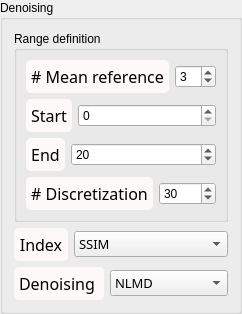
               <widget class="QGroupBox" name="groupBox_4">
                <property name="title">
                 <string>Denoising</string>
                </property>
                <layout class="QVBoxLayout" name="verticalLayout_16">
                 <item>
                  <widget class="QGroupBox" name="groupBox_7">
                   <property name="title">
                    <string>Range definition</string>
                   </property>
                   <layout class="QVBoxLayout" name="verticalLayout_19">
                    <item>
                     <layout class="QHBoxLayout" name="horizontalLayout_13">
                      <item>
                       <widget class="QLabel" name="label_blur_11">
                        <property name="sizePolicy">
                         <sizepolicy hsizetype="Fixed" vsizetype="Preferred">
                          <horstretch>0</horstretch>
                          <verstretch>0</verstretch>
                         </sizepolicy>
                        </property>
                        <property name="font">
                         <font>
                          <family>Noto Sans Cond</family>
                          <pointsize>12</pointsize>
                          <weight>50</weight>
                          <italic>false</italic>
                          <bold>false</bold>
                         </font>
                        </property>
                        <property name="styleSheet">
                         <string notr="true">QLabel {
color: rgb(0, 0, 0);
background-color:	rgb(253, 249, 248);
border-style : outset;
Border-radius : 5px;
border-width : 0px;
border-color : black;
min-width : 5em;
padding : 5px;
font : 12pt &quot;Noto Sans Cond&quot;;
}</string>
                        </property>
                        <property name="text">
                         <string># Mean reference</string>
                        </property>
                        <property name="scaledContents">
                         <bool>false</bool>
                        </property>
                        <property name="alignment">
                         <set>Qt::AlignCenter</set>
                        </property>
                       </widget>
                      </item>
                      <item>
                       <widget class="QSpinBox" name="meanRef_val">
                        <property name="toolTip">
                         <string>&lt;html&gt;&lt;head/&gt;&lt;body&gt;&lt;p&gt;&lt;span style=&quot; font-size:11pt;&quot;&gt;Number of image to mean together.&lt;/span&gt;&lt;/p&gt;&lt;/body&gt;&lt;/html&gt;</string>
                        </property>
                        <property name="minimum">
                         <number>0</number>
                        </property>
                        <property name="value">
                         <number>3</number>
                        </property>
                       </widget>
                      </item>
                     </layout>
                    </item>
                    <item>
                     <layout class="QHBoxLayout" name="horizontalLayout_10">
                      <item>
                       <widget class="QLabel" name="label_blur_8">
                        <property name="sizePolicy">
                         <sizepolicy hsizetype="Fixed" vsizetype="Preferred">
                          <horstretch>0</horstretch>
                          <verstretch>0</verstretch>
                         </sizepolicy>
                        </property>
                        <property name="font">
                         <font>
                          <family>Noto Sans Cond</family>
                          <pointsize>12</pointsize>
                          <weight>50</weight>
                          <italic>false</italic>
                          <bold>false</bold>
                         </font>
                        </property>
                        <property name="styleSheet">
                         <string notr="true">QLabel {
color: rgb(0, 0, 0);
background-color:	rgb(253, 249, 248);
border-style : outset;
Border-radius : 5px;
border-width : 0px;
border-color : black;
min-width : 5em;
padding : 5px;
font : 12pt &quot;Noto Sans Cond&quot;;
}</string>
                        </property>
                        <property name="text">
                         <string>Start</string>
                        </property>
                        <property name="scaledContents">
                         <bool>false</bool>
                        </property>
                        <property name="alignment">
                         <set>Qt::AlignCenter</set>
                        </property>
                       </widget>
                      </item>
                      <item>
                       <widget class="QSpinBox" name="spinStart_val">
                        <property name="toolTip">
                         <string>&lt;html&gt;&lt;head/&gt;&lt;body&gt;&lt;p&gt;&lt;span style=&quot; font-size:11pt;&quot;&gt;The lowest denoising parameter value&lt;/span&gt;&lt;/p&gt;&lt;/body&gt;&lt;/html&gt;</string>
                        </property>
                        <property name="minimum">
                         <number>0</number>
                        </property>
                        <property name="value">
                         <number>0</number>
                        </property>
                       </widget>
                      </item>
                     </layout>
                    </item>
                    <item>
                     <layout class="QHBoxLayout" name="horizontalLayout_11">
                      <item>
                       <widget class="QLabel" name="label_blur_9">
                        <property name="sizePolicy">
                         <sizepolicy hsizetype="Fixed" vsizetype="Preferred">
                          <horstretch>0</horstretch>
                          <verstretch>0</verstretch>
                         </sizepolicy>
                        </property>
                        <property name="font">
                         <font>
                          <family>Noto Sans Cond</family>
                          <pointsize>12</pointsize>
                          <weight>50</weight>
                          <italic>false</italic>
                          <bold>false</bold>
                         </font>
                        </property>
                        <property name="styleSheet">
                         <string notr="true">QLabel {
color: rgb(0, 0, 0);
background-color:	rgb(253, 249, 248);
border-style : outset;
Border-radius : 5px;
border-width : 0px;
border-color : black;
min-width : 5em;
padding : 5px;
font : 12pt &quot;Noto Sans Cond&quot;;
}</string>
                        </property>
                        <property name="text">
                         <string>End</string>
                        </property>
                        <property name="scaledContents">
                         <bool>false</bool>
                        </property>
                        <property name="alignment">
                         <set>Qt::AlignCenter</set>
                        </property>
                       </widget>
                      </item>
                      <item>
                       <widget class="QSpinBox" name="spinEnd_val">
                        <property name="toolTip">
                         <string>&lt;html&gt;&lt;head/&gt;&lt;body&gt;&lt;p&gt;&lt;span style=&quot; font-size:11pt;&quot;&gt;The highest denoising parameter value&lt;/span&gt;&lt;/p&gt;&lt;/body&gt;&lt;/html&gt;</string>
                        </property>
                        <property name="minimum">
                         <number>1</number>
                        </property>
                        <property name="value">
                         <number>20</number>
                        </property>
                       </widget>
                      </item>
                     </layout>
                    </item>
                    <item>
                     <layout class="QHBoxLayout" name="horizontalLayout_12">
                      <item>
                       <widget class="QLabel" name="label_blur_10">
                        <property name="sizePolicy">
                         <sizepolicy hsizetype="Fixed" vsizetype="Preferred">
                          <horstretch>0</horstretch>
                          <verstretch>0</verstretch>
                         </sizepolicy>
                        </property>
                        <property name="font">
                         <font>
                          <family>Noto Sans Cond</family>
                          <pointsize>12</pointsize>
                          <weight>50</weight>
                          <italic>false</italic>
                          <bold>false</bold>
                         </font>
                        </property>
                        <property name="styleSheet">
                         <string notr="true">QLabel {
color: rgb(0, 0, 0);
background-color:	rgb(253, 249, 248);
border-style : outset;
Border-radius : 5px;
border-width : 0px;
border-color : black;
min-width : 5em;
padding : 5px;
font : 12pt &quot;Noto Sans Cond&quot;;
}</string>
                        </property>
                        <property name="text">
                         <string># Discretization</string>
                        </property>
                        <property name="scaledContents">
                         <bool>false</bool>
                        </property>
                        <property name="alignment">
                         <set>Qt::AlignCenter</set>
                        </property>
                       </widget>
                      </item>
                      <item>
                       <widget class="QSpinBox" name="spinNbr_val">
                        <property name="toolTip">
                         <string>&lt;html&gt;&lt;head/&gt;&lt;body&gt;&lt;p&gt;&lt;span style=&quot; font-size:11pt;&quot;&gt;The number of denoising parameters that must be tested in the given range&lt;/span&gt;&lt;/p&gt;&lt;/body&gt;&lt;/html&gt;</string>
                        </property>
                        <property name="minimum">
                         <number>1</number>
                        </property>
                        <property name="value">
                         <number>30</number>
                        </property>
                       </widget>
                      </item>
                     </layout>
                    </item>
                   </layout>
                  </widget>
                 </item>
                 <item>
                  <layout class="QHBoxLayout" name="horizontalLayout_15">
                   <item>
                    <widget class="QLabel" name="label_blur_13">
                     <property name="sizePolicy">
                      <sizepolicy hsizetype="Fixed" vsizetype="Preferred">
                       <horstretch>0</horstretch>
                       <verstretch>0</verstretch>
                      </sizepolicy>
                     </property>
                     <property name="font">
                      <font>
                       <family>Noto Sans Cond</family>
                       <pointsize>12</pointsize>
                       <weight>50</weight>
                       <italic>false</italic>
                       <bold>false</bold>
                      </font>
                     </property>
                     <property name="styleSheet">
                      <string notr="true">QLabel {
color: rgb(0, 0, 0);
background-color:	rgb(253, 249, 248);
border-style : outset;
Border-radius : 5px;
border-width : 0px;
border-color : black;
min-width : 5em;
padding : 5px;
font : 12pt &quot;Noto Sans Cond&quot;;
}</string>
                     </property>
                     <property name="text">
                      <string>Index</string>
                     </property>
                     <property name="scaledContents">
                      <bool>false</bool>
                     </property>
                     <property name="alignment">
                      <set>Qt::AlignCenter</set>
                     </property>
                    </widget>
                   </item>
                   <item>
                    <widget class="QComboBox" name="Choice_Idx">
                     <property name="sizePolicy">
                      <sizepolicy hsizetype="Preferred" vsizetype="Maximum">
                       <horstretch>0</horstretch>
                       <verstretch>0</verstretch>
                      </sizepolicy>
                     </property>
                     <property name="font">
                      <font>
                       <family>Noto Sans Cond</family>
                       <pointsize>10</pointsize>
                       <weight>50</weight>
                       <italic>false</italic>
                       <bold>false</bold>
                      </font>
                     </property>
                     <property name="toolTip">
                      <string>&lt;html&gt;&lt;head/&gt;&lt;body&gt;&lt;p&gt;&lt;span style=&quot; font-size:11pt;&quot;&gt;Choice of the parameters that must be applied&lt;/span&gt;&lt;/p&gt;&lt;/body&gt;&lt;/html&gt;</string>
                     </property>
                     <property name="styleSheet">
                      <string notr="true"/>
                     </property>
                     <item>
                      <property name="text">
                       <string>SSIM</string>
                      </property>
                     </item>
                     <item>
                      <property name="text">
                       <string>MSE</string>
                      </property>
                     </item>
                    </widget>
                   </item>
                  </layout>
                 </item>
                 <item>
                  <layout class="QHBoxLayout" name="horizontalLayout_14">
                   <item>
                    <widget class="QLabel" name="label_blur_12">
                     <property name="sizePolicy">
                      <sizepolicy hsizetype="Fixed" vsizetype="Preferred">
                       <horstretch>0</horstretch>
                       <verstretch>0</verstretch>
                      </sizepolicy>
                     </property>
                     <property name="font">
                      <font>
                       <family>Noto Sans Cond</family>
                       <pointsize>12</pointsize>
                       <weight>50</weight>
                       <italic>false</italic>
                       <bold>false</bold>
                      </font>
                     </property>
                     <property name="styleSheet">
                      <string notr="true">QLabel {
color: rgb(0, 0, 0);
background-color:	rgb(253, 249, 248);
border-style : outset;
Border-radius : 5px;
border-width : 0px;
border-color : black;
min-width : 5em;
padding : 5px;
font : 12pt &quot;Noto Sans Cond&quot;;
}</string>
                     </property>
                     <property name="text">
                      <string>Denoising </string>
                     </property>
                     <property name="scaledContents">
                      <bool>false</bool>
                     </property>
                     <property name="alignment">
                      <set>Qt::AlignCenter</set>
                     </property>
                    </widget>
                   </item>
                   <item>
                    <widget class="QComboBox" name="ChoiceBox_algo">
                     <property name="sizePolicy">
                      <sizepolicy hsizetype="Preferred" vsizetype="Maximum">
                       <horstretch>0</horstretch>
                       <verstretch>0</verstretch>
                      </sizepolicy>
                     </property>
                     <property name="font">
                      <font>
                       <family>Noto Sans Cond</family>
                       <pointsize>10</pointsize>
                       <weight>50</weight>
                       <italic>false</italic>
                       <bold>false</bold>
                      </font>
                     </property>
                     <property name="toolTip">
                      <string>&lt;html&gt;&lt;head/&gt;&lt;body&gt;&lt;p&gt;&lt;span style=&quot; font-size:11pt;&quot;&gt;Choice of the denoising algorithm&lt;/span&gt;&lt;/p&gt;&lt;/body&gt;&lt;/html&gt;</string>
                     </property>
                     <property name="styleSheet">
                      <string notr="true"/>
                     </property>
                     <item>
                      <property name="text">
                       <string>NLMD</string>
                      </property>
                     </item>
                     <item>
                      <property name="text">
                       <string>BM3D</string>
                      </property>
                     </item>
                     <item>
                      <property name="text">
                       <string>VSNR</string>
                      </property>
                     </item>
                     <item>
                      <property name="text">
                       <string>TV Chambolle</string>
                      </property>
                     </item>
                    </widget>
                   </item>
                  </layout>
                 </item>
                </layout>
               </widget>
